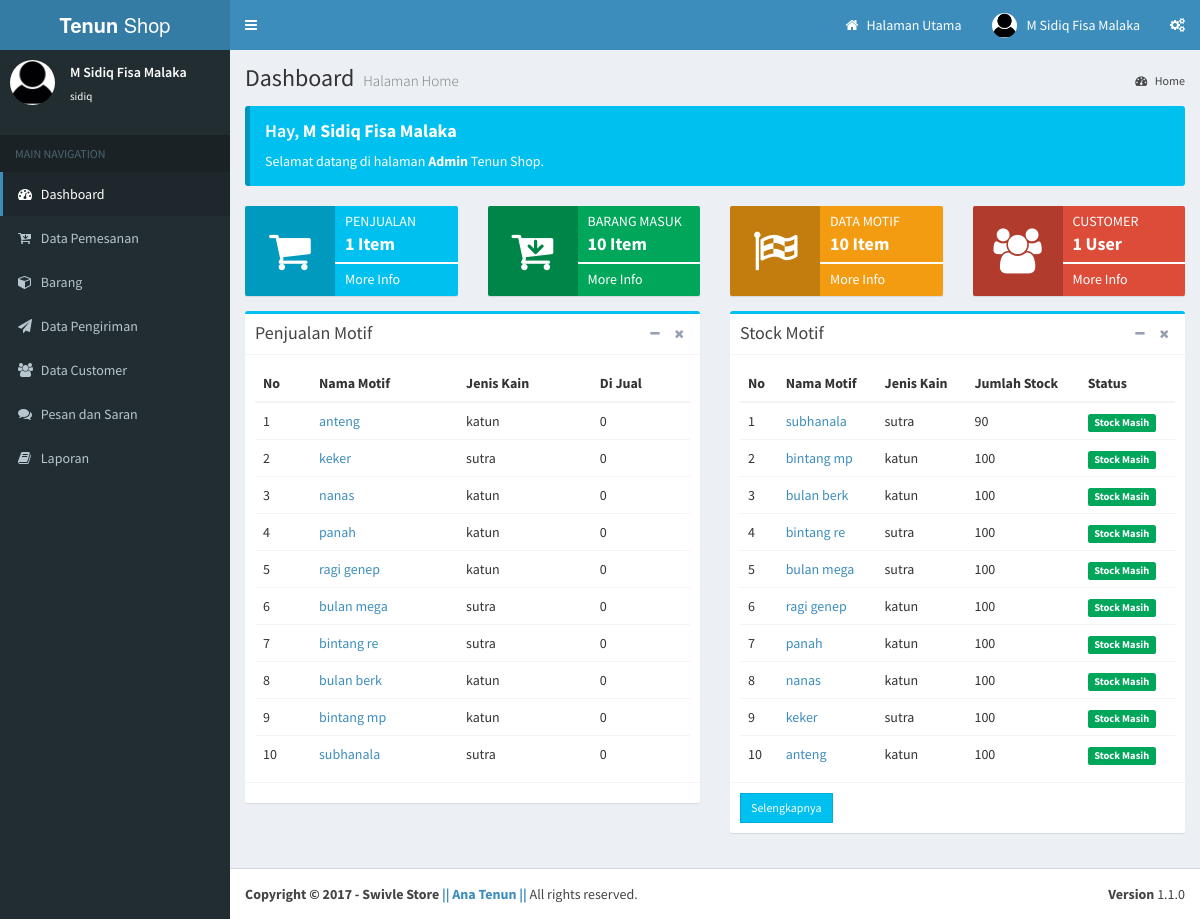
Page /admin/index.php (signed in) on the committed database.
### tables this page shows
CREATE TABLE `motif` (
  `kd_motif` int(4) NOT NULL,
  `kd_jenis_kain` int(11) NOT NULL,
  `nm_motif` varchar(10) NOT NULL,
  `gambar` text NOT NULL,
  `harga` int(30) NOT NULL,
  `stock` int(30) NOT NULL,
  `dijual` int(11) NOT NULL
);

CREATE TABLE `jenis_kain` (
  `kd_jenis_kain` int(11) NOT NULL,
  `nm_jenis_kain` varchar(30) NOT NULL
);

### admin/config/config.php (called while the page is built)
<?php
$user_sql=mysqli_query($connect, "select * from admin where username='$_SESSION[username]'")or die ('error user ');
$data_us=mysqli_fetch_array($user_sql);
$customer_sql=mysqli_query($connect, "select * from customer order by id_customer")or die ('error user ');
$jum_customer=mysqli_num_rows($customer_sql);
$motif_sql=mysqli_query($connect, "select * from motif order by kd_motif")or die ('error user ');
$jum_motif=mysqli_num_rows($motif_sql);
$pesanan_sql=mysqli_query($connect, "select * from pesanan where status_pesanan='Terkirim' or status_pesanan='Diterima' order by id_pesanan")or die ('error user ');
$jum_penjualan=mysqli_num_rows($pesanan_sql);
$stock_sql=mysqli_query($connect, "select * from kain_masuk order by kd_kain_masuk")or die ('error user ');
$jum_stock=mysqli_num_rows($stock_sql);
?>

### admin/content/home.php (the view)
 <section class="content-header">
          <h1>
            Dashboard
            <small>Halaman Home</small>
          </h1>
          <ol class="breadcrumb">
            <li><a href="#"><i class="fa fa-dashboard"></i> Home</a></li>
          </ol>
        </section>
        <section class="content">
          <div class="callout callout-info">
            <h4>Hay, <b><?php echo $data_us['nama_lengkap']; ?></b></h4>
            <p>Selamat datang di halaman <b>Admin</b> Tenun Shop.</p>
          </div>
          <div class="row">
            <div class="col-md-3 col-sm-6 col-xs-12">
              <div class="info-box bg-aqua">
                <span class="info-box-icon"><i class="fa fa-shopping-cart"></i></span>
                <div class="info-box-content">
                  <span class="info-box-text">Penjualan</span>
                  <span class="info-box-number"><?php echo $jum_penjualan;?> Item</span>
                  <div class="progress">
                    <div class="progress-bar" style="width: 100%"></div>
                  </div>
                  <span class="progress-description">
                    <a href="index.php?mod=transaksi&pg=data_transaksi" style="color: #fff;"> More Info</a>
                  </span>
                </div>
              </div>
            </div>
            <div class="col-md-3 col-sm-6 col-xs-12">
              <div class="info-box bg-green">
                <span class="info-box-icon"><i class="fa fa-cart-arrow-down"></i></span>
                <div class="info-box-content">
                  <span class="info-box-text">Barang Masuk</span>
                  <span class="info-box-number"><?php echo $jum_stock;?> Item</span>
                  <div class="progress">
                    <div class="progress-bar" style="width: 100%"></div>
                  </div>
                  <span class="progress-description">
                    <a href="index.php?mod=stock&pg=data_stock" style="color: #fff;"> More Info</a>
                  </span>
                </div>
              </div>
            </div>
            <div class="col-md-3 col-sm-6 col-xs-12">
              <div class="info-box bg-yellow">
                <span class="info-box-icon"><i class="fa  fa-flag-checkered"></i></span>
                <div class="info-box-content">
                  <span class="info-box-text">Data Motif</span>
                  <span class="info-box-number"><?php echo $jum_motif;?> Item</span>
                  <div class="progress">
                    <div class="progress-bar" style="width: 100%"></div>
                  </div>
                  <span class="progress-description">
                  <a href="index.php?mod=motif&pg=data_motif" style="color: #fff;"> More Info</a>
                  </span>
                </div>
              </div>
            </div>
            <div class="col-md-3 col-sm-6 col-xs-12">
              <div class="info-box bg-red">
                <span class="info-box-icon"><i class="fa fa-users"></i></span>
                <div class="info-box-content">
                  <span class="info-box-text">Customer</span>
                  <span class="info-box-number"><?php echo $jum_customer;?> User</span>
                  <div class="progress">
                    <div class="progress-bar" style="width: 100%"></div>
                  </div>
                  <span class="progress-description">
                   <a href="index.php?mod=customer&pg=data_customer" style="color: #fff;"> More Info</a>
                  </span>
                </div>
              </div>
            </div>
          </div>
<div class="row">
<div class="col-md-6">
              <div class="box box-info">
                <div class="box-header with-border">
                  <h3 class="box-title">Penjualan Motif</h3>
                  <div class="box-tools pull-right">
                    <button class="btn btn-box-tool" data-widget="collapse"><i class="fa fa-minus"></i></button>
                    <button class="btn btn-box-tool" data-widget="remove"><i class="fa fa-times"></i></button>
                  </div>
                </div>
                <div class="box-body">
                  <div class="table-responsive">
                    <table class="table no-margin">
                      <thead>
                        <tr>
                          <th>No</th>
                          <th>Nama Motif</th>
                          <th>Jenis Kain</th>
                          <th>Di Jual</th>
                        </tr>
                      </thead>
                      <tbody>
          <?php
          $sql=mysqli_query($connect, "SELECT * FROM motif m, jenis_kain j where m.kd_jenis_kain=j.kd_jenis_kain order by dijual desc
          ") or die ("error");
          $no=1;
          while($data=mysqli_fetch_array($sql)){
           ?>
                        <tr>
                        <td><?php echo $no; ?></td>
                          <td><a href=""><?php echo $data['nm_motif']; ?></a></td>
                          <td><?php echo $data['nm_jenis_kain'] ?></td>
                          <td><div class="sparkbar" data-color="#00a65a" data-height="20"><?php echo $data['dijual']; ?></div></td>
                        </tr>
                       <?php $no++; }?>
                      </tbody>
                    </table>
                  </div>
                </div>
                <div class="box-footer clearfix">
                </div></div>
</div>
<div class="col-md-6">
         <div class="box box-info">
                <div class="box-header with-border">
                  <h3 class="box-title">Stock Motif</h3>
                  <div class="box-tools pull-right">
                    <button class="btn btn-box-tool" data-widget="collapse"><i class="fa fa-minus"></i></button>
                    <button class="btn btn-box-tool" data-widget="remove"><i class="fa fa-times"></i></button>
                  </div>
                </div>
                <div class="box-body">
                  <div class="table-responsive">
                    <table class="table no-margin">
                      <thead>
                        <tr>
                          <th>No</th>
                          <th>Nama Motif</th>
                          <th>Jenis Kain</th>
                          <th>Jumlah Stock</th>
                           <th>Status</th>
                        </tr>
                      </thead>
                      <tbody>
          <?php
          $sql=mysqli_query($connect, "SELECT * FROM motif m, jenis_kain j where m.kd_jenis_kain=j.kd_jenis_kain order by kd_motif desc
          ") or die ("error");
          $no=1;
          while($data=mysqli_fetch_array($sql)){
           ?>
                        <tr>
                        <td><?php echo $no; ?></td>
                          <td><a href=""><?php echo $data['nm_motif']; ?></a></td>
                          <td><?php echo $data['nm_jenis_kain'] ?></td>
                          <td><div class="sparkbar" data-color="#00a65a" data-height="20"><?php echo $data['stock'] ?></div></td>
                           <td><span class="label label-<?php if($data['stock']<=5){echo 'danger';}elseif ($data['stock']>=5) {echo 'success';}?>"><?php
if($data['stock']<=5){echo "Stock Kurang";}elseif ($data['stock']>=5) {echo "Stock Masih";}
                            ?></span></td>
                        </tr>
                       <?php $no++; }?>
                      </tbody>
                    </table>
                  </div>
                </div>
                <div class="box-footer clearfix">
                  <a href="index.php?mod=stock&pg=data_stock" class="btn btn-sm btn-info btn-flat pull-left">Selengkapnya</a>
                </div>
                </div>
</div></div>
          </section>

### admin/config/header.php (shortened to what this page needs)
<header class="main-header">
       <a href="index.php" class="logo">
         <span class="logo-lg"><b>Tenun</b> Shop </span>
       </a>
       <nav class="navbar navbar-static-top" role="navigation">
         <a href="#" class="sidebar-toggle" data-toggle="offcanvas" role="button">
         </a>
         <div class="navbar-custom-menu">
           <ul class="nav navbar-nav">
             <li class="dropdown user user-menu">
               <a href="../index.php" target="_blank"><i class="fa fa-home"></i>
               Halaman Utama
               </a>
               </li>
             <li class="dropdown user user-menu">
               <a href="#" class="dropdown-toggle" data-toggle="dropdown">
                 <img src="content/user/foto/images-4.jpg" class="user-image" alt="User Image">
                 <span class="hidden-xs"><?php echo $data_us['nama_lengkap'];?></span>
               </a>
             </li>
             <li>
               <a href="#" data-toggle="control-sidebar"><i class="fa fa-gears"></i></a>
             </li>
           </ul>
         </div>
       </nav>
     </header>

### admin/config/sidebar.php (shortened to what this page needs)
        <section class="sidebar">
          <div class="user-panel">
            <div class="pull-left image">
              <img src="content/user/foto/images-4.jpg" class="img-circle" alt="User Image">
            </div>
            <div class="pull-left info">
              <p><?php echo $data_us['nama_lengkap'];?></p>
              <a href="#"><?php echo $data_us['username'];?></a>
            </div>
          </div>
          <br />
          <ul class="sidebar-menu">
            <li class="header">MAIN NAVIGATION</li>
            <li class="<?php if(empty($_GET['mod'])){ echo "active";} ?>">
              <a href="index.php">
                <i class="fa fa-dashboard"></i> <span>Dashboard</span>
              </a> </li>
                <li>
              <a href="index.php?mod=transaksi&pg=data_transaksi">
                <i class="fa fa-cart-arrow-down"></i> <span>Data Pemesanan</span>
              </a>
            </li>
              <li class="treeview">
              <a href="#">
                <i class="fa fa-cube"></i>
                <span>Barang</span>
              </a>
            </li>
              <li>
              <a href="index.php?mod=pengiriman&pg=data_pengiriman">
                <i class="fa  fa-send"></i> <span>Data Pengiriman</span>
              </a>
            </li>
             <li>
              <a href="index.php?mod=Customer&pg=data_customer">
                <i class="fa fa-users"></i> <span>Data Customer</span>
              </a>
            </li>
            <li>
              <a href="index.php?mod=komentar&pg=data">
                <i class="fa fa-comments"></i> <span>Pesan dan Saran</span>
              </a>
            </li>
<li class="treeview">
              <a href="#">
                <i class="fa fa-book"></i>
                <span>Laporan</span>
              </a>
            </li>
               </ul>
        </section>

### rows in the picture
motif: nm_motif "anteng", kd_jenis_kain.nm_jenis_kain "katun", dijual "0", stock "100", shows "Stock Masih"
motif: nm_motif "keker", kd_jenis_kain.nm_jenis_kain "sutra", dijual "0", stock "100", shows "Stock Masih"
motif: nm_motif "nanas", kd_jenis_kain.nm_jenis_kain "katun", dijual "0", stock "100", shows "Stock Masih"
motif: nm_motif "panah", kd_jenis_kain.nm_jenis_kain "katun", dijual "0", stock "100", shows "Stock Masih"
motif: nm_motif "ragi genep", kd_jenis_kain.nm_jenis_kain "katun", dijual "0", stock "100", shows "Stock Masih"
motif: nm_motif "bulan mega", kd_jenis_kain.nm_jenis_kain "sutra", dijual "0", stock "100", shows "Stock Masih"
motif: nm_motif "bintang re", kd_jenis_kain.nm_jenis_kain "sutra", dijual "0", stock "100", shows "Stock Masih"
motif: nm_motif "bulan berk", kd_jenis_kain.nm_jenis_kain "katun", dijual "0", stock "100", shows "Stock Masih"
motif: nm_motif "bintang mp", kd_jenis_kain.nm_jenis_kain "katun", dijual "0", stock "100", shows "Stock Masih"
motif: nm_motif "subhanala", kd_jenis_kain.nm_jenis_kain "sutra", dijual "0", stock "90", shows "Stock Masih"

### other values in the picture
$data_us['nama_lengkap'] "M Sidiq Fisa Malaka"
$data_us['username'] "sidiq"
$jum_penjualan "1"
$jum_stock "10"
$jum_motif "10"
$jum_customer "1"
